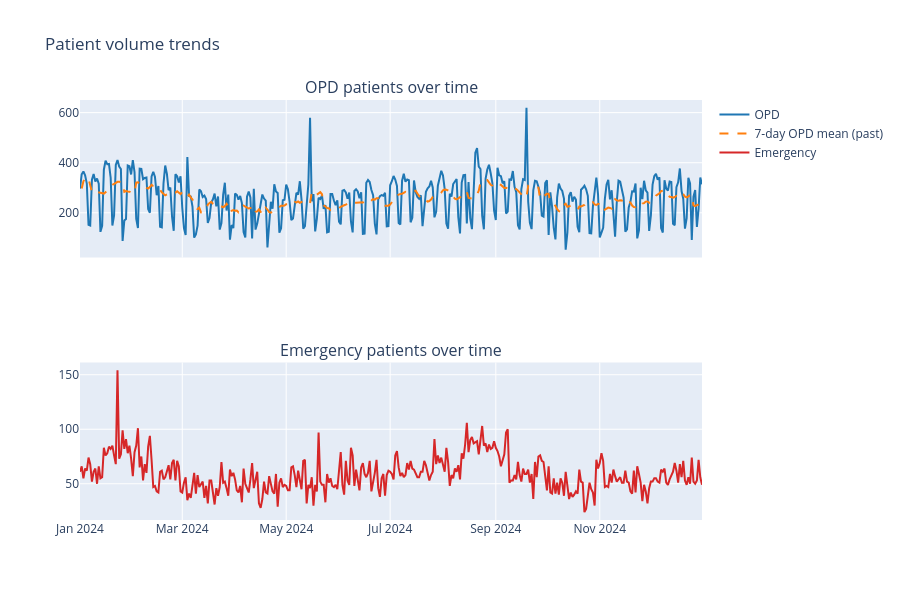

The cell this chart's notebook holds for it:
### Markdown cell above
## 2. OPD and emergency trends over time

### Code cell
fig = make_subplots(rows=2, cols=1, shared_xaxes=True,
                    subplot_titles=("OPD patients over time", "Emergency patients over time"))
fig.add_trace(go.Scatter(x=df["date"], y=df["opd_patients"], name="OPD",
                         line=dict(color="#1f77b4")), row=1, col=1)
if "rolling_7_day_opd_mean" in df.columns:
    fig.add_trace(go.Scatter(x=df["date"], y=df["rolling_7_day_opd_mean"],
                             name="7-day OPD mean (past)",
                             line=dict(color="#ff7f0e", dash="dash")), row=1, col=1)
fig.add_trace(go.Scatter(x=df["date"], y=df["emergency_patients"], name="Emergency",
                         line=dict(color="#d62728")), row=2, col=1)
fig.update_layout(height=600, title_text="Patient volume trends", legend_tracegroupgap=0)
fig.show()

### Figure 1 — Plotly figure (JSON) as saved in the notebook; plotly's stock layout.template omitted (floating-point values rounded to 4 significant figures; data arrays with more than 128 entries replaced by an {"elided": "..."} marker saying what was removed)
{"data": [{"line": {"color": "#1f77b4"}, "name": "OPD", "x": {"elided": "366 str values"}, "y": {"elided": "366 int values"}, "type": "scatter", "xaxis": "x", "yaxis": "y"}, {"line": {"color": "#ff7f0e", "dash": "dash"}, "name": "7-day OPD mean (past)", "x": {"elided": "366 str values"}, "y": {"elided": "366 float values"}, "type": "scatter", "xaxis": "x", "yaxis": "y"}, {"line": {"color": "#d62728"}, "name": "Emergency", "x": {"elided": "366 str values"}, "y": {"elided": "366 int values"}, "type": "scatter", "xaxis": "x2", "yaxis": "y2"}], "layout": {"xaxis": {"anchor": "y", "domain": [0.0, 1.0], "matches": "x2", "showticklabels": false}, "yaxis": {"anchor": "x", "domain": [0.625, 1.0]}, "xaxis2": {"anchor": "y2", "domain": [0.0, 1.0]}, "yaxis2": {"anchor": "x2", "domain": [0.0, 0.375]}, "annotations": [{"font": {"size": 16}, "showarrow": false, "text": "OPD patients over time", "x": 0.5, "xanchor": "center", "xref": "paper", "y": 1.0, "yanchor": "bottom", "yref": "paper"}, {"font": {"size": 16}, "showarrow": false, "text": "Emergency patients over time", "x": 0.5, "xanchor": "center", "xref": "paper", "y": 0.375, "yanchor": "bottom", "yref": "paper"}], "title": {"text": "Patient volume trends"}, "legend": {"tracegroupgap": 0}, "height": 600}}
